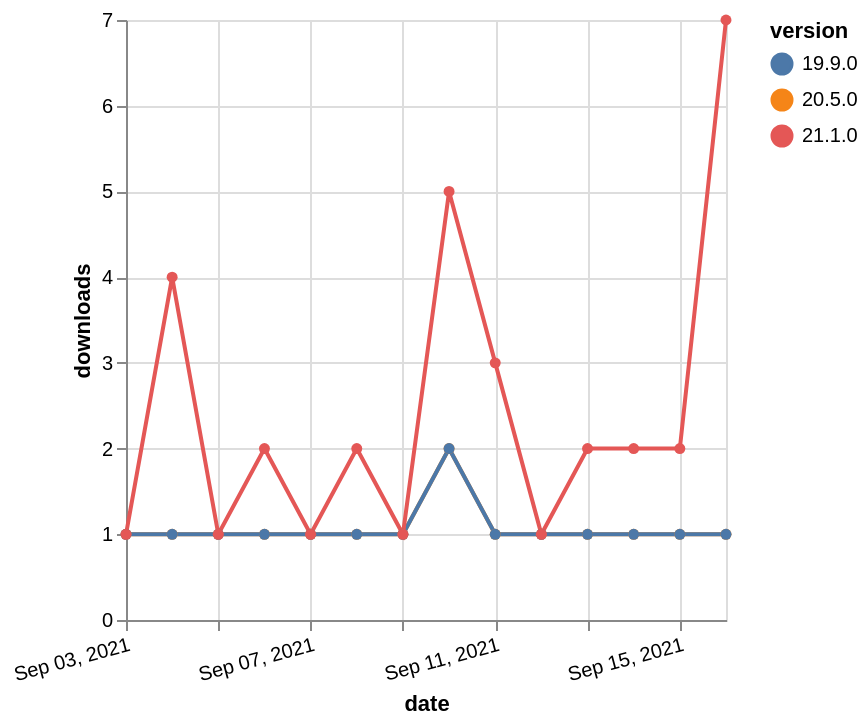

Vega-Lite specification stored for this chart:
### Vega-Lite specification from a JSON file in a GitHub repository (floating-point values rounded to 4 significant figures)
{"$schema": "https://vega.github.io/schema/vega-lite/v5.json", "description": "A simple bar chart with embedded data.", "data": {"values": [{"date": "2021-09-03", "total": 1889, "delta": 1, "version": "20.5.0"}, {"date": "2021-09-04", "total": 1890, "delta": 1, "version": "20.5.0"}, {"date": "2021-09-05", "total": 1891, "delta": 1, "version": "20.5.0"}, {"date": "2021-09-06", "total": 1892, "delta": 1, "version": "20.5.0"}, {"date": "2021-09-07", "total": 1893, "delta": 1, "version": "20.5.0"}, {"date": "2021-09-08", "total": 1894, "delta": 1, "version": "20.5.0"}, {"date": "2021-09-09", "total": 1895, "delta": 1, "version": "20.5.0"}, {"date": "2021-09-10", "total": 1897, "delta": 2, "version": "20.5.0"}, {"date": "2021-09-11", "total": 1898, "delta": 1, "version": "20.5.0"}, {"date": "2021-09-12", "total": 1899, "delta": 1, "version": "20.5.0"}, {"date": "2021-09-13", "total": 1900, "delta": 1, "version": "20.5.0"}, {"date": "2021-09-14", "total": 1901, "delta": 1, "version": "20.5.0"}, {"date": "2021-09-15", "total": 1902, "delta": 1, "version": "20.5.0"}, {"date": "2021-09-16", "total": 1903, "delta": 1, "version": "20.5.0"}, {"date": "2021-09-03", "total": 1360, "delta": 1, "version": "19.9.0"}, {"date": "2021-09-04", "total": 1361, "delta": 1, "version": "19.9.0"}, {"date": "2021-09-05", "total": 1362, "delta": 1, "version": "19.9.0"}, {"date": "2021-09-06", "total": 1363, "delta": 1, "version": "19.9.0"}, {"date": "2021-09-07", "total": 1364, "delta": 1, "version": "19.9.0"}, {"date": "2021-09-08", "total": 1365, "delta": 1, "version": "19.9.0"}, {"date": "2021-09-09", "total": 1366, "delta": 1, "version": "19.9.0"}, {"date": "2021-09-10", "total": 1368, "delta": 2, "version": "19.9.0"}, {"date": "2021-09-11", "total": 1369, "delta": 1, "version": "19.9.0"}, {"date": "2021-09-12", "total": 1370, "delta": 1, "version": "19.9.0"}, {"date": "2021-09-13", "total": 1371, "delta": 1, "version": "19.9.0"}, {"date": "2021-09-14", "total": 1372, "delta": 1, "version": "19.9.0"}, {"date": "2021-09-15", "total": 1373, "delta": 1, "version": "19.9.0"}, {"date": "2021-09-16", "total": 1374, "delta": 1, "version": "19.9.0"}, {"date": "2021-09-03", "total": 462, "delta": 1, "version": "21.1.0"}, {"date": "2021-09-04", "total": 466, "delta": 4, "version": "21.1.0"}, {"date": "2021-09-05", "total": 467, "delta": 1, "version": "21.1.0"}, {"date": "2021-09-06", "total": 469, "delta": 2, "version": "21.1.0"}, {"date": "2021-09-07", "total": 470, "delta": 1, "version": "21.1.0"}, {"date": "2021-09-08", "total": 472, "delta": 2, "version": "21.1.0"}, {"date": "2021-09-09", "total": 473, "delta": 1, "version": "21.1.0"}, {"date": "2021-09-10", "total": 478, "delta": 5, "version": "21.1.0"}, {"date": "2021-09-11", "total": 481, "delta": 3, "version": "21.1.0"}, {"date": "2021-09-12", "total": 482, "delta": 1, "version": "21.1.0"}, {"date": "2021-09-13", "total": 484, "delta": 2, "version": "21.1.0"}, {"date": "2021-09-14", "total": 486, "delta": 2, "version": "21.1.0"}, {"date": "2021-09-15", "total": 488, "delta": 2, "version": "21.1.0"}, {"date": "2021-09-16", "total": 495, "delta": 7, "version": "21.1.0"}]}, "width": "container", "mark": {"type": "line", "point": {"filled": true}}, "encoding": {"x": {"field": "date", "type": "temporal", "timeUnit": "yearmonthdate", "title": "date", "axis": {"labelAngle": -15}}, "y": {"field": "delta", "type": "quantitative", "title": "downloads"}, "color": {"field": "version", "type": "nominal"}, "tooltip": {"field": "delta"}}}
